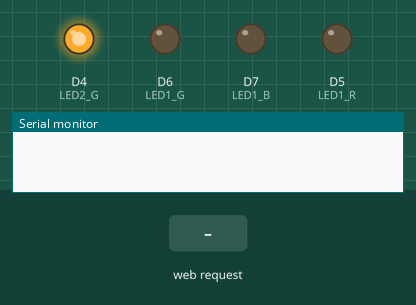
Simulated run of this sketch. Board: ESP8266 (NodeMCU). Parts: output pins drawn as LEDs (lit = HIGH), the last lines printed to the serial monitor. The test bench sets the inputs (shaded band).

Above: at 1.3 s.
1.4 s: HTTP request GET /pwm received
At 2.0 s:
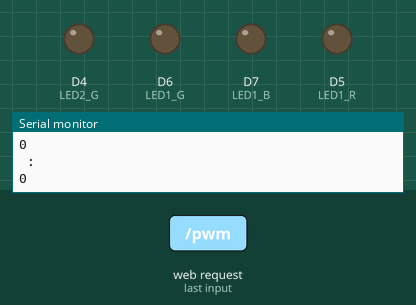
Timing chart, 0 to 4.4 s (numbered marks = the images above; inputs shaded):
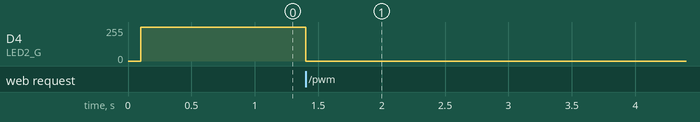

Measured:
- after the input at 1.4 s, D4 (LED2_G): 254/255 → 0/255 at once

The sketch:

PWM.ino
```cpp
#include <ESP8266WiFi.h>
#include <ESP8266WebServer.h>

const char* ssid="ClicksAndBits_IOT"; //SSID for Wifi Access Point
const char* pass="12345678"; //Password for Wifi Access Point

int pwm_dc, red, green, blue;
String colr;

//IP Configurations for Access Point
IPAddress local_IP(192,168,2,1);
IPAddress gateway(192,168,2,1);
IPAddress subnet(255,255,255,0);

ESP8266WebServer server(80);  //Web Server Configuration

//RGB LED pin Configuration
uint8_t LED1_R=D5;
uint8_t LED1_G=D6;
uint8_t LED1_B=D7;
bool LED1_R_status=LOW;
bool LED1_G_status=LOW;
bool LED1_B_status=LOW;

//Dimming LED Configuration
uint8_t LED2_G=D4;
bool LED2_G_status=LOW;

void setup() {
  Serial.begin(115200);
  pinMode(LED1_R,OUTPUT);
  pinMode(LED1_G,OUTPUT);
  pinMode(LED1_B,OUTPUT);

  pinMode(LED2_G,OUTPUT);

  // WiFi Access Point Initiation
  WiFi.softAP(ssid,pass);
  WiFi.softAPConfig(local_IP, gateway, subnet);
  delay(100);
  // HTTP request Handler Configuration
  server.on("/", handle_OnConnect);
  server.on("/pwm",handle_pwm);
  server.on("/rgb",handle_rgb);
  server.begin();

  analogWriteRange(255);

  pwm_dc=254;
  colr = "#000000";

  analogWrite(LED2_G,pwm_dc);
  delay(50);

  red=0;
  green=0;
  blue=0;
  analogWrite(LED1_R,red);
  analogWrite(LED1_G,green);
  analogWrite(LED1_B,blue);
}

void loop() {
  server.handleClient();
}

void handle_OnConnect() //Function for Landing or Home Page
{
  analogWrite(LED2_G,500);
  server.send(200,"text/html",HTMLgen(pwm_dc,colr,red,green,blue));
}

void handle_pwm() //Function For Handling Dimming LED
{
  String a="";
  Serial.println(server.args());
  a +=server.argName(0);
  a +=" : ";
  a +=server.arg(0);
  Serial.println(a);
  String pwm = server.arg(0);
  pwm_dc= pwm.toInt();
  server.send(200,"text/html",HTMLgen(pwm_dc,colr,red,green,blue));
  Serial.println(pwm_dc);
}


void handle_rgb() // Function For Handling RGB LED
{
  String a="";
  Serial.println(server.args());
  a +=server.argName(0);
  a +=" : ";
  a +=server.arg(1);
  Serial.println(a);
  String rgb = server.arg(1);
  colr=server.arg(0);

  int commaCounter=0;
  String scolr="";
  for(int i=0;i<=rgb.length()-1;i++)
  {
    if(rgb[i]==',')
    {

      if(commaCounter==0)
      {
        red=scolr.toInt();
        Serial.println(red);
        scolr="";
        commaCounter++;
      }
      else if(commaCounter==1)
      {
        green=scolr.toInt();
        Serial.println(green);
        scolr="";
      }
    }
    else
    {
      scolr +=rgb[i];
    }
  }
  blue=scolr.toInt();
  Serial.println(blue);

  server.send(200,"text/html",HTMLgen(pwm_dc,colr,red,green,blue));

}


String HTMLgen(int pwm, String colr, int r, int g, int b) //Function for generating HTML page content accodinng to Request
{

  String s="";
  s +="<html>\n";
    s +="<head>\n";
        s +="<title>Clicks and Bits</title>\n";
        s +="<meta charset=\"UTF-8\">\n";
        s +="<meta name=\"viewport\" content=\"width=device-width, user-scalable=no, initial-scale=1.0\">";
        s +="<style>";
            s +="body{";
                s +="font-family: calibri;";
                s +="text-align: center;";
                s +="color: #009999;";
            s +="}";
        s +="</style>";
        s +="<script type=\"text/javascript\">";
            s +="function hex2rgb(hex) {";
  s +="document.getElementById('rgb').value= ['0x' + hex[1] + hex[2] | 0, '0x' + hex[3] + hex[4] | 0, '0x' + hex[5] + hex[6] | 0];";
  s +="document.getElementById('colr').submit();";
s +="}";
        s +="</script>";
    s +="</head>";
    s +="<body>";
    s +="<div style=\"padding:5px; background-color: #00cccc; color: white; border-radius: 10px; margin: 5px\"><h2>Wireless LED Controller</h2></div>";
        s +="<form action=\"/pwm\" method=\"POST\" id=\"pwm\" name=\"pwm\">";
            s +="<h3>Brightness Control</h3>";
            s +="<input type=\"range\" min=\"0\" max=\"254\" id=\"slider\" name=\"slider\" value=\""+String(pwm)+"\" onchange=\"javascript:pwm.submit()\">";
            analogWrite(LED2_G,pwm);
            delay(50);
        s +="</form>";
        s +="<hr style=\"height:1px;border-width:0;background-color:#eeeeee\">";
        s +="<form action=\"/rgb\" method=\"POST\" id=\"colr\" name=\"colr\">";
            s +="<h3>Color Control</h3>";
            s +="<input type=\"color\" id=\"colBtn\" name=\"colBtn\" value=\""+colr+"\" onchange=\"javascript:hex2rgb(document.getElementById('colBtn').value)\">";
            s +="<input type=\"hidden\" name=\"rgb\" id=\"rgb\" value=\"0\">";
            analogWrite(LED1_R,red);
            analogWrite(LED1_G,green);
            analogWrite(LED1_B,blue);
            delay(50);
        s +="</form>";
        s +="<div style=\"padding-top: 80px; color:#aaaaaa\">by<br><b>Clicks and Bits</b></div>";
    s +="</body>";
s +="</html> ";

return s;
}
```
